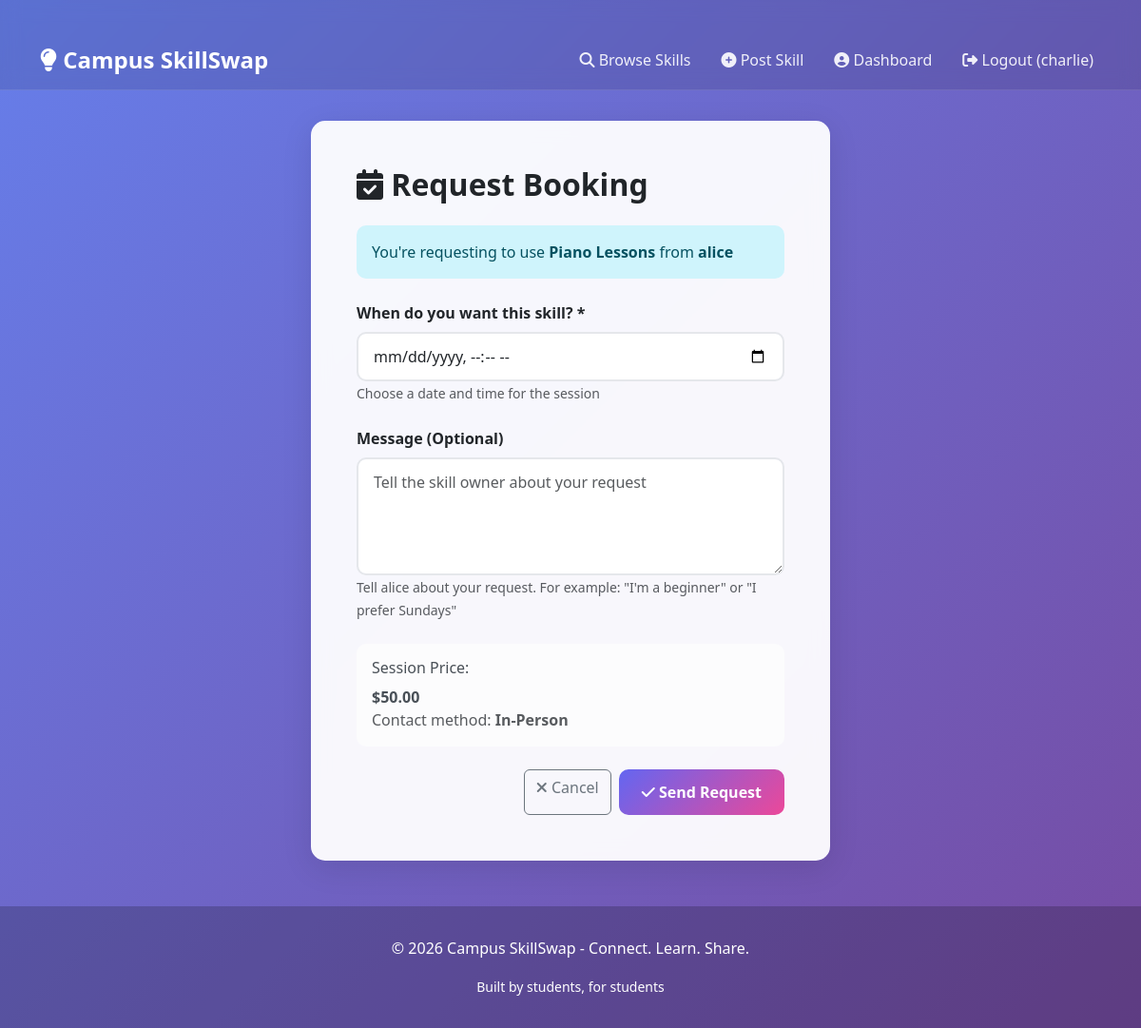
Page /skill/21/book/ (signed in) on the committed database.
### skills/models.py (models this page shows, shortened)
class Skill(models.Model):
    CATEGORY_CHOICES = [
        ('academics', 'Academics'),
        ('music', 'Music'),
        ('sports', 'Sports'),
        ('arts', 'Arts & Design'),
        ('tech', 'Technology'),
        ('languages', 'Languages'),
        ('fitness', 'Fitness'),
        ('other', 'Other'),
    ]
    AVAILABILITY_CHOICES = [
        ('available', 'Available'),
        ('unavailable', 'Not Available'),
        ('booked', 'Booked Out'),
    ]
    CONTACT_CHOICES = [
        ('email', 'Email'),
        ('phone', 'Phone'),
        ('inperson', 'In-Person'),
        ('online', 'Online'),
    ]
    owner = models.ForeignKey(User, on_delete=models.CASCADE, related_name='skills')
    title = models.CharField(max_length=100, help_text="What skill are you offering?")
    description = models.TextField(help_text="Describe what you can teach/offer")
    category = models.CharField(
        max_length=50,
        choices=CATEGORY_CHOICES,
        help_text="Category of your skill"
    )
    price = models.DecimalField(
        max_digits=6,
        decimal_places=2,
        blank=True,
        null=True,
        validators=[MinValueValidator(0)],
        help_text="Price per session (leave empty for free)"
    )
    is_free = models.BooleanField(default=False, help_text="Check if this skill is free")
    availability_status = models.CharField(
        max_length=20,
        choices=AVAILABILITY_CHOICES,
        default='available'
    )
    contact_preference = models.CharField(
        max_length=20,
        choices=CONTACT_CHOICES,
        default='email',
        help_text="How should people contact you?"
    )
    created_at = models.DateTimeField(auto_now_add=True)
    updated_at = models.DateTimeField(auto_now=True)
    image = models.ImageField(upload_to='skill_images/', blank=True, null=True)
    class Meta:
        ordering = ['-created_at']  # Show newest skills first

### skills/views.py (the view)
# urls.py: path('skill/<int:skill_pk>/book/', views.booking_request_create, name='booking_create'),
@login_required(login_url='login')
def booking_request_create(request, skill_pk):
    skill = get_object_or_404(Skill, pk=skill_pk)
    if request.user == skill.owner:
        messages.error(request, 'You cannot book your own skill.')
        return redirect('skill_detail', pk=skill_pk)
    if request.method == 'POST':
        form = BookingRequestForm(request.POST)
        if form.is_valid():
            booking = form.save(commit=False)
            booking.skill = skill
            booking.requester = request.user
            booking.save()
            messages.success(request, 'Your booking request has been sent!')
            return redirect('skill_detail', pk=skill_pk)
    else:
        form = BookingRequestForm()
    return render(request, 'skills/booking_form.html', {'form': form, 'skill': skill})

### skills/forms.py
class BookingRequestForm(forms.ModelForm):
    class Meta:
        model = BookingRequest
        fields = ['requested_date', 'message']
        widgets = {
            'requested_date': forms.DateTimeInput(attrs={
                'class': 'form-control',
                'type': 'datetime-local',
                'placeholder': 'When do you want this skill?'
            }),
            'message': forms.Textarea(attrs={
                'class': 'form-control',
                'placeholder': 'Tell the skill owner about your request',
                'rows': 4
            })
        }

### skills/templates/skills/booking_form.html (shortened to what this page needs)
{% extends 'base.html' %}
{% load static %}
{% block content %}
<div class="row justify-content-center">
    <div class="col-lg-6">
        <div class="card">
            <div class="card-body p-5">
                <h2 class="card-title mb-4">
                    <i class="fas fa-calendar-check"></i> Request Booking
                </h2>
                <div class="alert alert-info mb-4">
                    <p class="mb-0">
                        You're requesting to use <strong>{{ skill.title }}</strong>
                        from <strong>{{ skill.owner.username }}</strong>
                    </p>
                </div>
                <form method="POST" novalidate>
                    <div class="mb-4">
                        <label class="form-label fw-bold">When do you want this skill? *</label>
                        {{ form.requested_date }}
                        <small class="text-muted">Choose a date and time for the session</small>
                    </div>
                    <div class="mb-4">
                        <label class="form-label fw-bold">Message (Optional)</label>
                        {{ form.message }}
                        <small class="text-muted">Tell {{ skill.owner.username }} about your request. For example: "I'm a beginner" or "I prefer Sundays"</small>
                    </div>
                    <div class="alert alert-light mb-4">
                        <h6 class="mb-2">Session Price:</h6>
                        <p class="mb-0">
                            {% if skill.is_free %}
                                <strong>FREE</strong>
                            {% elif skill.price %}
                                <strong>${{ skill.price }}</strong>
                            {% endif %}
                        </p>
                        <p class="text-muted mb-0">
                            Contact method: <strong>{{ skill.get_contact_preference_display }}</strong>
                        </p>
                    </div>
                    <div class="d-grid gap-2 d-sm-flex justify-content-sm-end">
                        <a href="{% url 'skill_detail' skill.pk %}" class="btn btn-outline-secondary">
                            <i class="fas fa-times"></i> Cancel
                        </a>
                        <button type="submit" class="btn btn-primary">
                            <i class="fas fa-check"></i> Send Request
                        </button>
                    </div>
                </form>
            </div>
        </div>
    </div>
</div>
{% endblock %}

### skills/templates/base.html (shortened to what this page needs)
<!DOCTYPE html>
<html lang="en">
<head>
    <link href="https://cdn.jsdelivr.net/npm/bootstrap@5.3.0/dist/css/bootstrap.min.css" rel="stylesheet">
    <link rel="stylesheet" href="https://cdnjs.cloudflare.com/ajax/libs/font-awesome/6.4.0/css/all.min.css">
</head>
<body>
    <nav class="navbar navbar-expand-lg navbar-dark">
        <div class="container">
            <a class="navbar-brand" href="{% url 'skill_list' %}">
                <i class="fas fa-lightbulb"></i> Campus SkillSwap
            </a>
            <div class="collapse navbar-collapse" id="navbarNav">
                <ul class="navbar-nav ms-auto">
                    <li class="nav-item">
                        <a class="nav-link" href="{% url 'skill_list' %}">
                            <i class="fas fa-search"></i> Browse Skills
                        </a>
                    </li>
                    {% if user.is_authenticated %}
                        <li class="nav-item">
                            <a class="nav-link" href="{% url 'skill_create' %}">
                                <i class="fas fa-plus-circle"></i> Post Skill
                            </a>
                        </li>
                        <li class="nav-item">
                            <a class="nav-link" href="{% url 'dashboard' %}">
                                <i class="fas fa-user-circle"></i> Dashboard
                            </a>
                        </li>
                        <li class="nav-item">
                            <a class="nav-link" href="{% url 'logout' %}">
                                <i class="fas fa-sign-out-alt"></i> Logout ({{ user.username }})
                            </a>
                        </li>
                    {% endif %}
                </ul>
            </div>
        </div>
    </nav>
    <main class="container my-4">
        {% block content %}{% endblock %}
    </main>
    <footer>
        <p>&copy; 2026 Campus SkillSwap - Connect. Learn. Share.</p>
        <small>Built by students, for students</small>
    </footer>
</body>
</html>

### skills/templates/base.html (style rules this page uses)
:root { --primary-color: #6366f1; --secondary-color: #ec4899; --success-color: #10b981; --danger-color: #ef4444; }
body { background: linear-gradient(135deg, #667eea 0%, #764ba2 100%); min-height: 100vh; font-family: 'Segoe UI', Tahoma, Geneva, Verdana, sans-serif; }
.navbar { background: rgba(0, 0, 0, 0.1); backdrop-filter: blur(10px); border-bottom: 1px solid rgba(255, 255, 255, 0.1); }
.navbar-brand { font-weight: bold; font-size: 1.5rem; color: white !important; }
.nav-link { color: rgba(255, 255, 255, 0.9) !important; margin-left: 1rem; transition: color 0.3s; }
.container { margin-top: 2rem; }
.card { border: none; border-radius: 15px; box-shadow: 0 8px 32px rgba(0, 0, 0, 0.1); background: rgba(255, 255, 255, 0.95); backdrop-filter: blur(10px); transition: transform 0.3s, box-shadow 0.3s; }
.btn-primary { background: linear-gradient(135deg, var(--primary-color), var(--secondary-color)); border: none; border-radius: 10px; padding: 0.75rem 1.5rem; font-weight: 600; transition: transform 0.2s; }
.alert { border: none; border-radius: 10px; }
footer { background: rgba(0, 0, 0, 0.2); color: white; margin-top: 3rem; padding: 2rem 0; text-align: center; }
h1, h2, h3 { color: #1f2937; font-weight: 700; }
.form-control, .form-select { border-radius: 10px; border: 2px solid #e5e7eb; padding: 0.75rem 1rem; }

### rows in the picture
Skill: title "Piano Lessons", owner.username "alice", price "50.00", contact_preference "In-Person"

### other values in the picture
{{ user.username }} "charlie"
